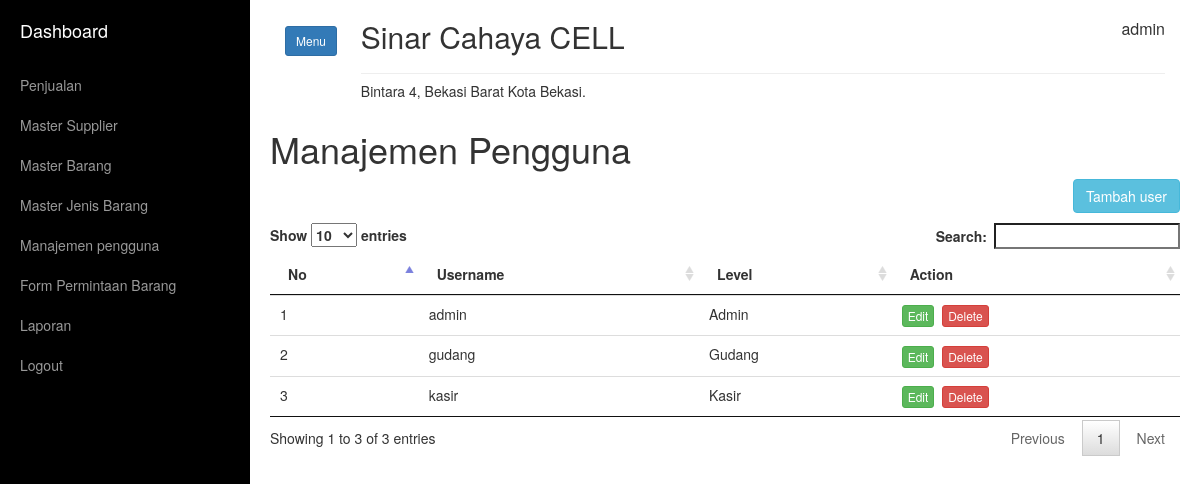
/home.php?link=men_user (signed in), run on the app's committed database.
### tables this page shows
CREATE TABLE `tb_user` (
  `id` int(11) NOT NULL,
  `username` varchar(50) NOT NULL,
  `password` varchar(50) NOT NULL,
  `level` tinyint(4) NOT NULL DEFAULT 0
);

### master_user.php (the view, shortened to what this page needs)
<h1>Manajemen Pengguna</h1>
<button type="button" style="margin-bottom: 10px;" class="btn btn-info pull-right" data-toggle="modal" id="btntambah">Tambah user</button>
<br>
	<table class="table table-responsive" id="tb_user">
		<thead>
			<tr>
				<th>No</th>
				<th>Username</th>
				<th>Level</th>
				<th>Action</th>
			</tr>
		</thead>
		<tbody>
		<?php
			$no = 1;
			$sql = "SELECT * FROM tb_user";
			$query  = mysqli_query($conn,$sql);
			while ($data = mysqli_fetch_array($query)) { ?>
			<tr>
				<td><?php echo $no++; ?></td>
				<td><?php echo $data['username'] ?></td>
				<td><?php if ($data['level'] == 1) {
					echo 'Gudang';
				}elseif ($data['level'] == 2) {
					echo 'Kasir';
				}else{
					echo 'Admin';
				} ?></td>
				<td><a href="" class="btn btn-success btn-xs btnedit" data-toggle="modal" title="">Edit</a>&nbsp
				<a href="proses_user.php?kode=3&id=<?php echo $data['id'];?>" class="btn btn-danger btn-xs" onclick="return confirm('Apakah Anda Yakin.. ?');" title="">Delete</a></td>
			</tr>
		<?php
			}
		 ?>
		</tbody>
	</table>

### assets/css/simple-sidebar.css (style rules this page uses)
body { overflow-x: hidden; }

### data on the page
tb_user: username "admin", level "Admin"
tb_user: username "gudang", level "Gudang"
tb_user: username "kasir", level "Kasir"

### other printed values
$_SESSION['username'] "admin"
